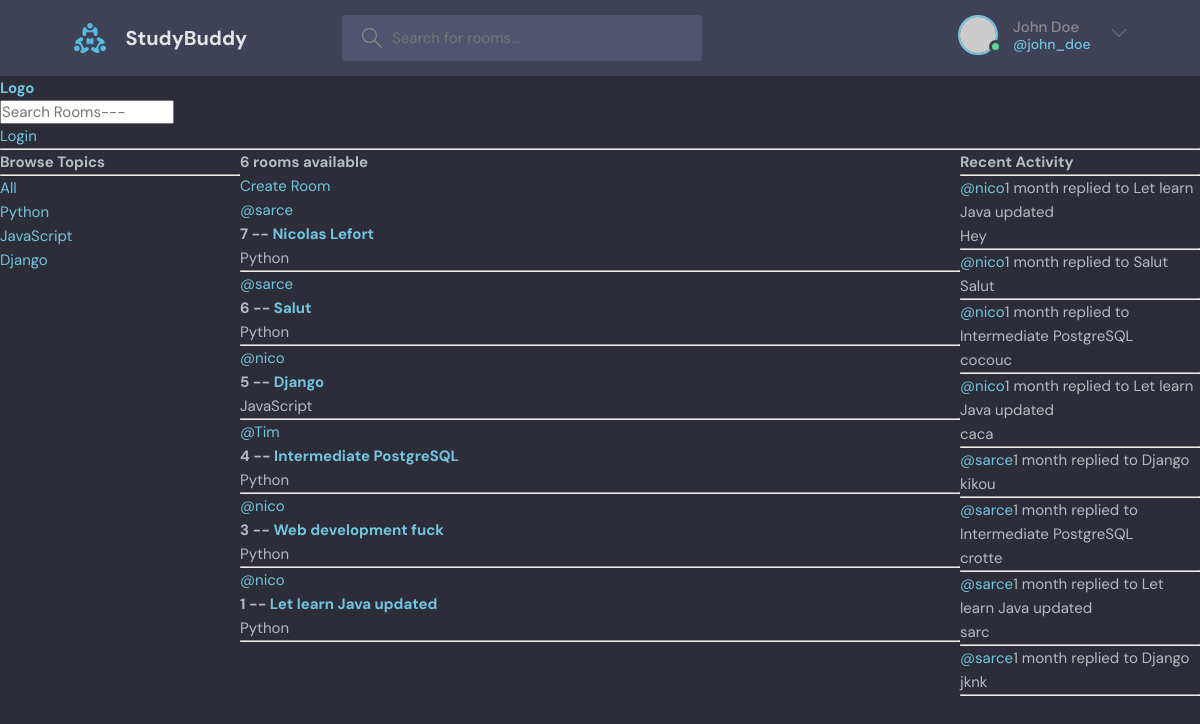
The page / on the database its author committed.
### base/models.py (models this page shows, shortened)
class Topic(models.Model):
    name = models.CharField(max_length=200)

class Room(models.Model):
    host = models.ForeignKey(User, on_delete=models.SET_NULL, null=True)
    topic = models.ForeignKey(Topic, on_delete=models.SET_NULL, null=True)
    name = models.CharField(max_length=200)
    description = models.TextField(null=True, blank=True)
    participants = models.ManyToManyField(User, related_name='participants', blank=True)
    updated = models.DateTimeField(auto_now=True)
    created = models.DateTimeField(auto_now_add=True)
    class Meta:
        ordering = ['-updated', '-created']
    def __str__(self):
        return self.name

class Message(models.Model):
    user = models.ForeignKey(User, on_delete=models.CASCADE)
    room = models.ForeignKey(Room, on_delete=models.CASCADE)
    body = models.TextField()
    updated = models.DateTimeField(auto_now=True)
    created = models.DateTimeField(auto_now_add=True)
    def __str__(self):
        return self.body[0:50]

### base/views.py (the view)
def home(request):
    if request.GET.get('q') != None:
        q = request.GET.get('q')
    else: q= ''
    rooms = Room.objects.filter(
        Q(topic__name__icontains=q) |
        Q(name__icontains=q) |
        Q(description__icontains=q)
        )
    topics = Topic.objects.all()
    room_count = rooms.count()
    room_messages = Message.objects.filter(
        Q(room__topic__name__icontains=q))
    context = {'rooms':rooms, 'topics':topics, 'room_count':room_count, 'room_messages':room_messages}
    return render(request, 'base/home.html', context)

### base/templates/base/home.html (shortened to what this page needs)
{% extends 'main.html' %}
{% block content %}
<div class="home-container">
    <div>
        {% include 'base/topics_component.html' %}
    </div>
    <div>
        <h5>{{room_count}} rooms available</h5>
        <a href="{% url 'create-room' %}">Create Room</a>
        {% include 'base/feed_component.html' %}
    </div>
    <div>
        {% include 'base/activity_component.html' %}
    </div>
</div>
{% endblock content %}

### base/templates/base/topics_component.html
<h3>Browse Topics</h3>
<hr>
<div>
    <a href="{% url 'home' %}">All</a>
</div>
{% for topic in topics  %}
    <div>
        <a href="{% url 'home' %}?q={{topic.name}}">{{topic.name}}</a>
    </div>
{% endfor %}

### base/templates/base/feed_component.html (shortened to what this page needs)
<div>
    {% for room in rooms  %}
        <div>
            <a href="{% url 'user-profile' room.host.id %}">@{{room.host.username}}</a>
            <h5>{{room.id}} -- <a href="{% url 'room' room.id %}"> {{room.name}}</a> </h5>
            <small>{{room.topic.name}}</small>
            <hr>
        </div>
    {% endfor %}
</div>

### base/templates/base/activity_component.html (shortened to what this page needs)
<h3>Recent Activity</h3>
<hr>
{% for message in room_messages %}
    <div>
        <small><a href="{% url 'user-profile' message.user.id %}">@{{message.user}}</a>{{message.created|timesince}}</small>
        <small>replied to {{message.room}}</small>
        <p>{{message}}</p>
        <hr>
    </div>
{% endfor %}

### static/styles/style.css (style rules this page uses)
:root { --color-main: #71c6dd; --color-main-light: #e1f6fb; --color-dark: #3f4156; --color-dark-medium: #51546e; --color-dark-light: #696d97; --color-light: #e5e5e5; --color-gray: #8b8b8b; --color-light-gray: #b2bdbd; --color-bg: #2d2d39; --color-success: #5dd693; --color-error: #fc4b0b; }
* { font-family: "DM Sans", -apple-system, BlinkMacSystemFont, "Segoe UI", Roboto, Oxygen, Ubuntu, Cantarell, "Open Sans", "Helvetica Neue", sans-serif; margin: 0; padding: 0; box-sizing: border-box; text-rendering: optimizeLegibility; font-size: inherit; }
html { font-size: 56.25%; }
@media only screen and (min-width: 1200px) { html { font-size: 62.5%; } }
body { line-height: 1.6; font-weight: 400; font-size: 1.5rem; color: var(--color-light-gray); background-color: var(--color-bg); min-height: 100vh; }
a { display: inline-block; color: var(--color-main); text-decoration: none; }

### base/templates/base/home.html (style rules this page uses)
.home-container { display:grid; grid-template-columns: 1fr 3fr 1fr; }

### rows shown on the page
Topic: name "Python"
Topic: name "JavaScript"
Topic: name "Django"
Room: host.username "sarce", id "7", name "Nicolas Lefort", topic.name "Python"
Room: host.username "sarce", id "6", name "Salut", topic.name "Python"
Room: host.username "nico", id "5", name "Django", topic.name "JavaScript"
Room: host.username "Tim", id "4", name "Intermediate PostgreSQL", topic.name "Python"
Room: host.username "nico", id "3", name "Web development fuck", topic.name "Python"
Room: host.username "nico", id "1", name "Let learn Java updated", topic.name "Python"
Message: user "nico", created "1 month", room "Let learn Java updated", body "Hey"
Message: user "nico", created "1 month", room "Salut", body "Salut"
Message: user "nico", created "1 month", room "Intermediate PostgreSQL", body "cocouc"
Message: user "nico", created "1 month", room "Let learn Java updated", body "caca"
Message: user "sarce", created "1 month", room "Django", body "kikou"
Message: user "sarce", created "1 month", room "Intermediate PostgreSQL", body "crotte"
Message: user "sarce", created "1 month", room "Let learn Java updated", body "sarc"
Message: user "sarce", created "1 month", room "Django", body "jknk"

### other values the page prints
{{ room_count }} "6"
